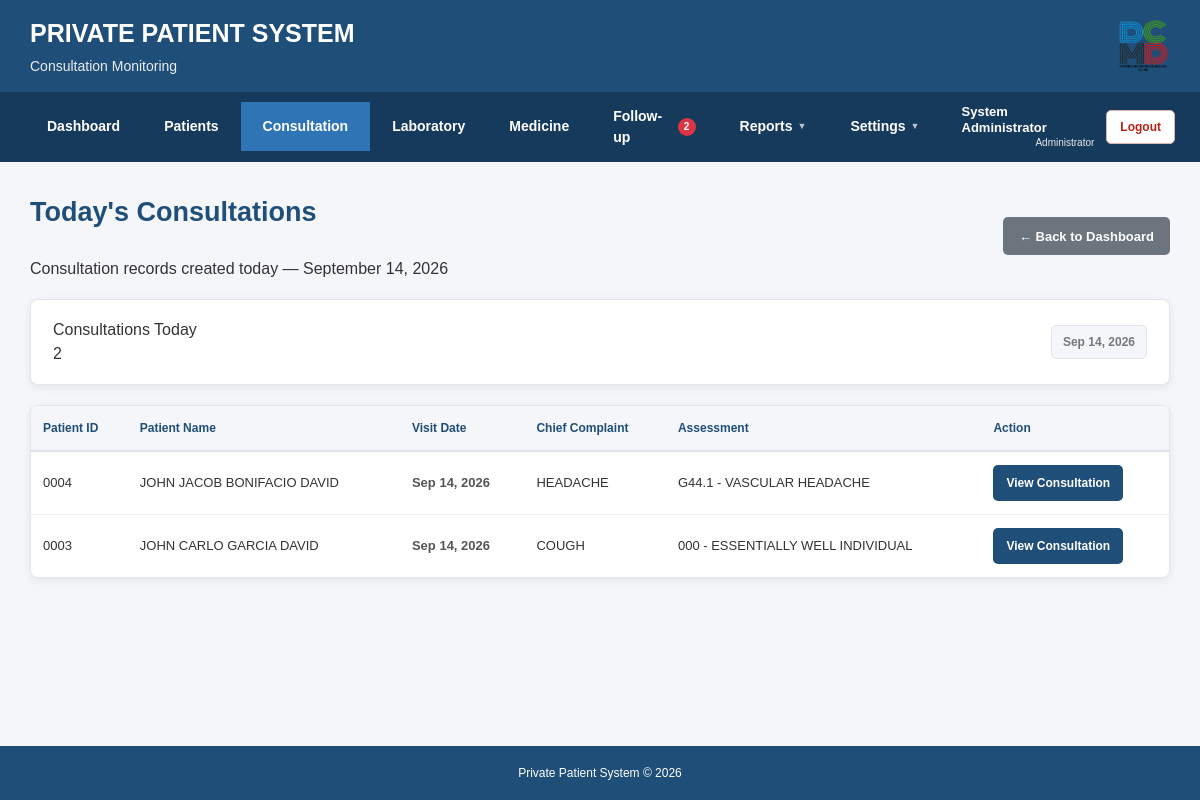
/private_patient_system/patients/todays_consultationdays.php (signed in), run on an earlier commit of the app's database.
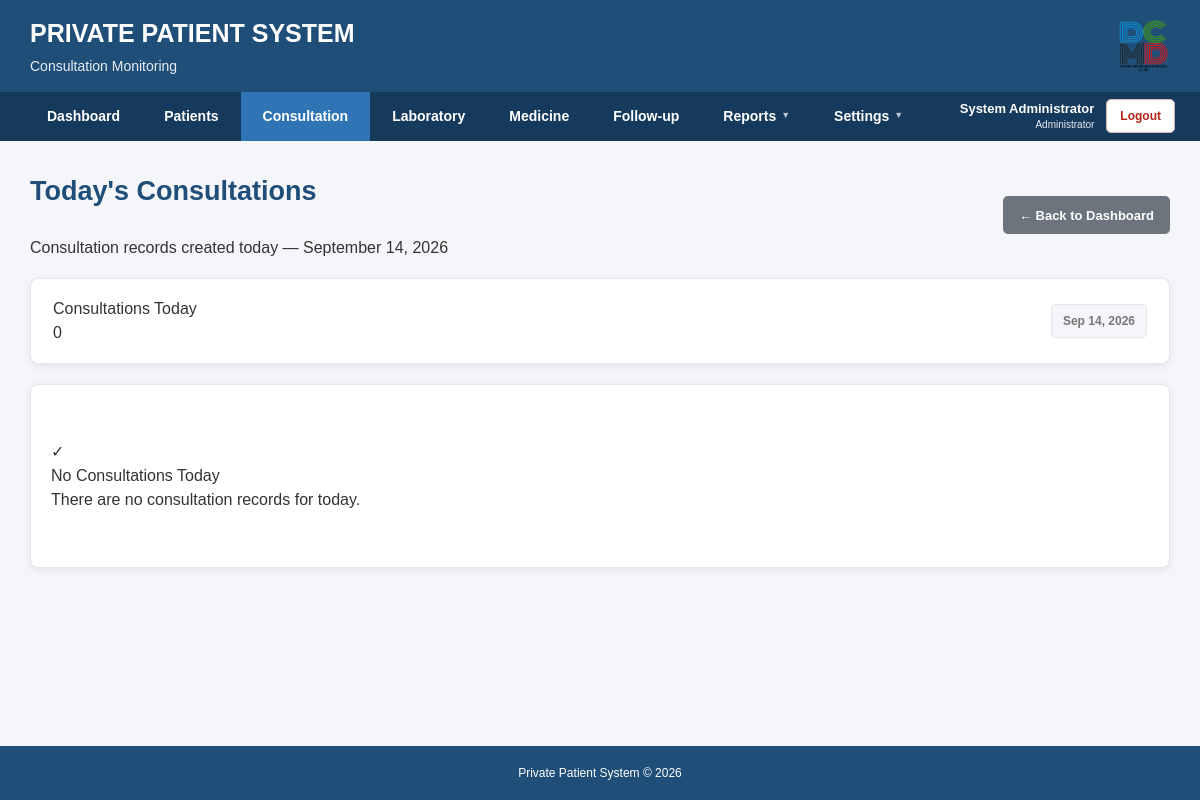
And on a later commit of the database.
### tables this page shows
CREATE TABLE IF NOT EXISTS `consultations` (
  `id` int(11) NOT NULL AUTO_INCREMENT,
  `patient_id` int(11) NOT NULL,
  `visit_date` date NOT NULL,
  `chief_complaint` text,
  `history_illness` text,
  `blood_pressure` varchar(20) DEFAULT NULL,
  `temperature` decimal(4,1) DEFAULT NULL,
  `pulse_rate` int(11) DEFAULT NULL,
  `respiratory_rate` int(11) DEFAULT NULL,
  `oxygen_saturation` int(11) DEFAULT NULL,
  `weight` decimal(5,2) DEFAULT NULL,
  `height` decimal(5,2) DEFAULT NULL,
  `assessment` text,
  `medication` text,
  `management` text,
  `follow_up_date` date DEFAULT NULL,
  `remarks` text,
  `created_at` timestamp NOT NULL DEFAULT CURRENT_TIMESTAMP,
  `follow_up_status` varchar(30) NOT NULL DEFAULT 'PENDING',
  PRIMARY KEY (`id`),
  KEY `patient_id` (`patient_id`)
);

CREATE TABLE IF NOT EXISTS `patients` (
  `id` int(11) NOT NULL AUTO_INCREMENT,
  `patient_id` varchar(10) NOT NULL,
  `last_name` varchar(100) NOT NULL,
  `first_name` varchar(100) NOT NULL,
  `middle_name` varchar(100) DEFAULT NULL,
  `birthdate` date NOT NULL,
  `sex` enum('Male','Female') NOT NULL,
  `address` text,
  `contact_no` varchar(20) DEFAULT NULL,
  `emergency_contact` varchar(150) DEFAULT NULL,
  `emergency_contact_no` varchar(20) DEFAULT NULL,
  `date_registered` date NOT NULL,
  `status` enum('Active','Inactive','Deceased') NOT NULL DEFAULT 'Active',
  `created_at` timestamp NOT NULL DEFAULT CURRENT_TIMESTAMP,
  PRIMARY KEY (`id`),
  UNIQUE KEY `patient_id` (`patient_id`)
);

### private_patient_system/patients/todays_consultationdays.php (the view, shortened to what the changed rows need)
<?php
require_once "../config/database.php";
$activePage = "consultations";
$today = date("Y-m-d");
$sql = "
    SELECT
        c.id,
        c.patient_id,
        c.visit_date,
        c.chief_complaint,
        c.assessment,
        p.patient_id AS patient_number,
        p.first_name,
        p.middle_name,
        p.last_name
    FROM consultations c
    INNER JOIN patients p
        ON c.patient_id = p.id
    WHERE c.visit_date = ?
    ORDER BY c.id DESC
";
$stmt = $conn->prepare($sql);
$stmt->bind_param(
    "s",
    $today
);
$stmt->execute();
$result = $stmt->get_result();
$totalToday = $result->num_rows;
include __DIR__ . "/../includes/header.php";
include __DIR__ . "/../includes/navigation.php";
?>
<main class="main-container consultation-days-page">
    <div class="section-header consultation-days-header">
        <div>
            <h2 class="page-title">
                Today's Consultations
            </h2>
        </div>
    </div>
    <div class="card consultation-count-card">
        <div class="consultation-count-content">
            <div>
                <div class="summary-label">
                    Consultations Today
                </div>
                <div class="summary-number">
                    <?php echo $totalToday; ?>
                </div>
            </div>
        </div>
    </div>
    <div class="card consultation-days-table-card">
        <?php if ($totalToday > 0) { ?>
            <div class="table-container consultation-days-table-container">
                <table class="consultation-days-table">
                    <thead>
                        <tr>
                            <th>
                                Patient ID
                            </th>
                            <th>
                                Patient Name
                            </th>
                            <th>
                                Visit Date
                            </th>
                            <th>
                                Chief Complaint
                            </th>
                            <th>
                                Assessment
                            </th>
                            <th>
                                Action
                            </th>
                        </tr>
                    </thead>
                    <tbody>
                    <?php while ($row = $result->fetch_assoc()) { ?>
                        <?php
                        $fullName =
                            $row['first_name'];
                        if (!empty($row['middle_name'])) {
                            $fullName .=
                                " " .
                                $row['middle_name'];
                        }
                        $fullName .=
                            " " .
                            $row['last_name'];
                        ?>
                        <tr>
                            <td>
                                <span class="patient-id">
                                    <?php
                                    echo htmlspecialchars(
                                        $row['patient_number']
                                    );
                                    ?>
                                </span>
                            </td>
                            <td>
                                <span class="patient-name">
                                    <?php
                                    echo htmlspecialchars(
                                        $fullName
                                    );
                                    ?>
                                </span>
                            </td>
                            <td>
                                <span class="consultation-date">
                                    <?php
                                    echo date(
                                        "M d, Y",
                                        strtotime(
                                            $row['visit_date']
                                        )
                                    );
                                    ?>
                                </span>
                            </td>
                            <td class="consultation-text-cell">
                                <?php
                                if (
                                    !empty(
                                        $row['chief_complaint']
                                    )
                                ) {
                                    echo htmlspecialchars(
                                        $row['chief_complaint']
                                    );
                                } else {
                                    echo "—";
                                }
                                ?>
                            </td>
                            <td class="consultation-text-cell">
                                <?php
                                if (
                                    !empty(
                                        $row['assessment']
                                    )
                                ) {
                                    echo htmlspecialchars(
                                        $row['assessment']
                                    );
                                } else {
                                    echo "—";
                                }
                                ?>
                            </td>
                            <td>
                                <a
                                    href="consultation_view.php?id=<?php echo urlencode($row['id']); ?>"
                                    class="btn btn-primary consultation-view-btn"
                                >
                                    View Consultation
                                </a>
                            </td>
                        </tr>
                    <?php } ?>
                    </tbody>
                </table>
            </div>
        <?php } else { ?>
            <div class="empty-state consultation-empty-state">
                <div class="empty-icon">
                    ✓
                </div>
                <div class="empty-title">
                    No Consultations Today
                </div>
                <div class="empty-description">
                    There are no consultation records for today.
                </div>
            </div>
        <?php } ?>
    </div>
</main>
<?php
include __DIR__ . "/../includes/footer.php";
?>

### private_patient_system/includes/navigation.php (shortened to what the changed rows need)
<?php
$followUpDueSoonCount = 0;
if (isset($conn)) {
    $followUpNotificationSql = "
        SELECT COUNT(*) AS total
        FROM consultations c
        INNER JOIN patients p
            ON c.patient_id = p.id
        WHERE
            UPPER(TRIM(p.status)) != 'DECEASED'
            AND c.follow_up_date IS NOT NULL
            AND (
                UPPER(TRIM(c.follow_up_status)) = 'PENDING'
                OR UPPER(TRIM(c.follow_up_status)) = 'ACTIVE'
            )
            AND c.follow_up_date >= CURDATE()
            AND c.follow_up_date <= DATE_ADD(CURDATE(), INTERVAL 7 DAY)
    ";
    $followUpNotificationResult = $conn->query(
        $followUpNotificationSql
    );
    if ($followUpNotificationResult) {
        $followUpNotificationRow =
            $followUpNotificationResult->fetch_assoc();
        if ($followUpNotificationRow) {
            $followUpDueSoonCount = intval(
                $followUpNotificationRow["total"]
            );
        }
    }
}
?>
<nav class="navigation">
    <div class="navigation-inner">
        <div class="navigation-menu">
            <a
                href="/private_patient_system/patients/follow_up.php?type=due"
                class="nav-link nav-follow-up <?php echo ($activePage == 'follow_up') ? 'active' : ''; ?>"
            >
                <span>
                    Follow-up
                </span>
                <?php if ($followUpDueSoonCount > 0) { ?>
                    <span class="follow-up-notification">
                        <?php
                        echo $followUpDueSoonCount;
                        ?>
                    </span>
                <?php } ?>
            </a>
        </div>
    </div>
</nav>

What changed in the data, as far as the page shows it:
removed consultations: patient.patient_id "0004", patient.last_name "JOHN JACOB BONIFACIO DAVID", visit_date "Sep 14, 2026", chief_complaint "HEADACHE", assessment "G44.1 - VASCULAR HEADACHE"
removed consultations: patient.patient_id "0003", patient.last_name "JOHN CARLO GARCIA DAVID", visit_date "Sep 14, 2026", chief_complaint "COUGH", assessment "000 - ESSENTIALLY WELL INDIVIDUAL"
Also different on the page:
$totalToday: "2" → "0"
$followUpDueSoonCount: "2" → (not shown)
text no longer shown: "Patient ID Patient Name Visit Date Chief Complaint Assessment Action"
text now shown: "✓ No Consultations Today There are no consultation records for today."
